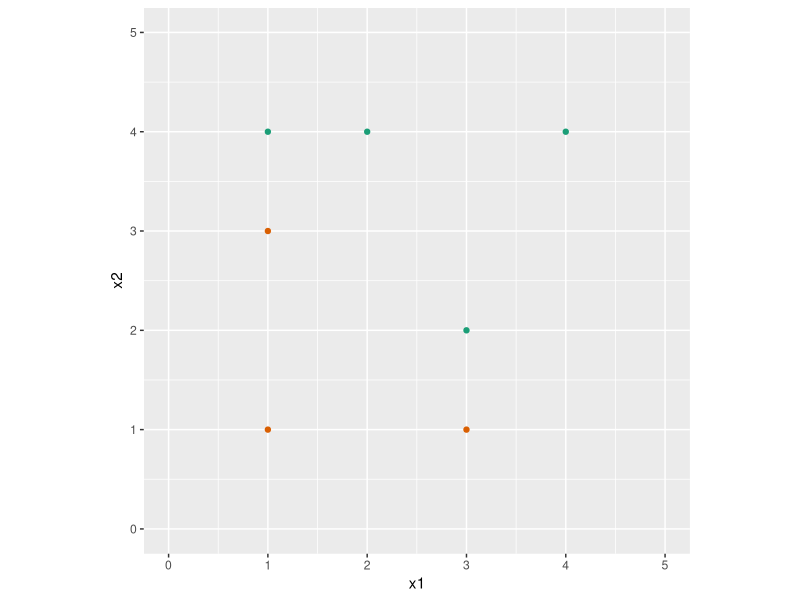

The R source for this figure:
## ---- chunk 1
knitr::opts_chunk$set(
  echo = FALSE,
  eval = FALSE,
  message = FALSE,
  warning = FALSE)
## ---- chunk 2
library(tidyverse)
df <- tibble(id=1:7, x1=c(2, 3, 1, 4, 3, 1, 1), 
             x2=c(4, 2, 4, 4, 1, 3, 1), 
             class=c(rep(-1, 4), rep(1, 3)))
ggplot(df, aes(x1, x2, colour=factor(class))) + 
  geom_point() + scale_colour_brewer("", palette="Dark2") +
  xlim(c(0,5)) + ylim(c(0,5)) + theme(aspect.ratio=1, 
                                      legend.position = "none")
